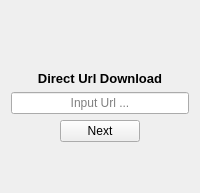
        <widget class="QWidget" name="Direct">
         <layout class="QGridLayout" name="gridLayout_4">
          <item row="0" column="0">
           <widget class="QWidget" name="widget_2" native="true">
            <layout class="QGridLayout" name="gridLayout_5">
             <property name="leftMargin">
              <number>0</number>
             </property>
             <property name="topMargin">
              <number>0</number>
             </property>
             <property name="rightMargin">
              <number>0</number>
             </property>
             <property name="bottomMargin">
              <number>0</number>
             </property>
             <item row="0" column="0">
              <layout class="QVBoxLayout" name="verticalLayout_2">
               <item>
                <spacer name="verticalSpacer">
                 <property name="orientation">
                  <enum>Qt::Vertical</enum>
                 </property>
                 <property name="sizeHint" stdset="0">
                  <size>
                   <width>20</width>
                   <height>40</height>
                  </size>
                 </property>
                </spacer>
               </item>
               <item>
                <widget class="QLabel" name="directDownloadErrorLabel">
                 <property name="font">
                  <font>
                   <weight>50</weight>
                   <bold>false</bold>
                  </font>
                 </property>
                 <property name="text">
                  <string/>
                 </property>
                 <property name="scaledContents">
                  <bool>false</bool>
                 </property>
                 <property name="alignment">
                  <set>Qt::AlignCenter</set>
                 </property>
                 <property name="wordWrap">
                  <bool>true</bool>
                 </property>
                </widget>
               </item>
               <item>
                <widget class="QLabel" name="DirectTitle">
                 <property name="font">
                  <font>
                   <pointsize>10</pointsize>
                   <weight>75</weight>
                   <bold>true</bold>
                  </font>
                 </property>
                 <property name="text">
                  <string>Direct Url Download</string>
                 </property>
                 <property name="alignment">
                  <set>Qt::AlignCenter</set>
                 </property>
                 <property name="wordWrap">
                  <bool>true</bool>
                 </property>
                </widget>
               </item>
               <item>
                <widget class="QLineEdit" name="directDownloadInput">
                 <property name="sizePolicy">
                  <sizepolicy hsizetype="Expanding" vsizetype="Preferred">
                   <horstretch>0</horstretch>
                   <verstretch>0</verstretch>
                  </sizepolicy>
                 </property>
                 <property name="alignment">
                  <set>Qt::AlignCenter</set>
                 </property>
                 <property name="placeholderText">
                  <string>Input Url ...</string>
                 </property>
                </widget>
               </item>
               <item alignment="Qt::AlignHCenter">
                <widget class="QPushButton" name="directNextButton">
                 <property name="text">
                  <string>Next</string>
                 </property>
                 <property name="icon">
                  <iconset>
                   <normalon>:/icon/icons/right.png</normalon>
                  </iconset>
                 </property>
                </widget>
               </item>
               <item>
                <spacer name="verticalSpacer_2">
                 <property name="orientation">
                  <enum>Qt::Vertical</enum>
                 </property>
                 <property name="sizeHint" stdset="0">
                  <size>
                   <width>20</width>
                   <height>40</height>
                  </size>
                 </property>
                </spacer>
               </item>
              </layout>
             </item>
            </layout>
           </widget>
          </item>
         </layout>
        </widget>
